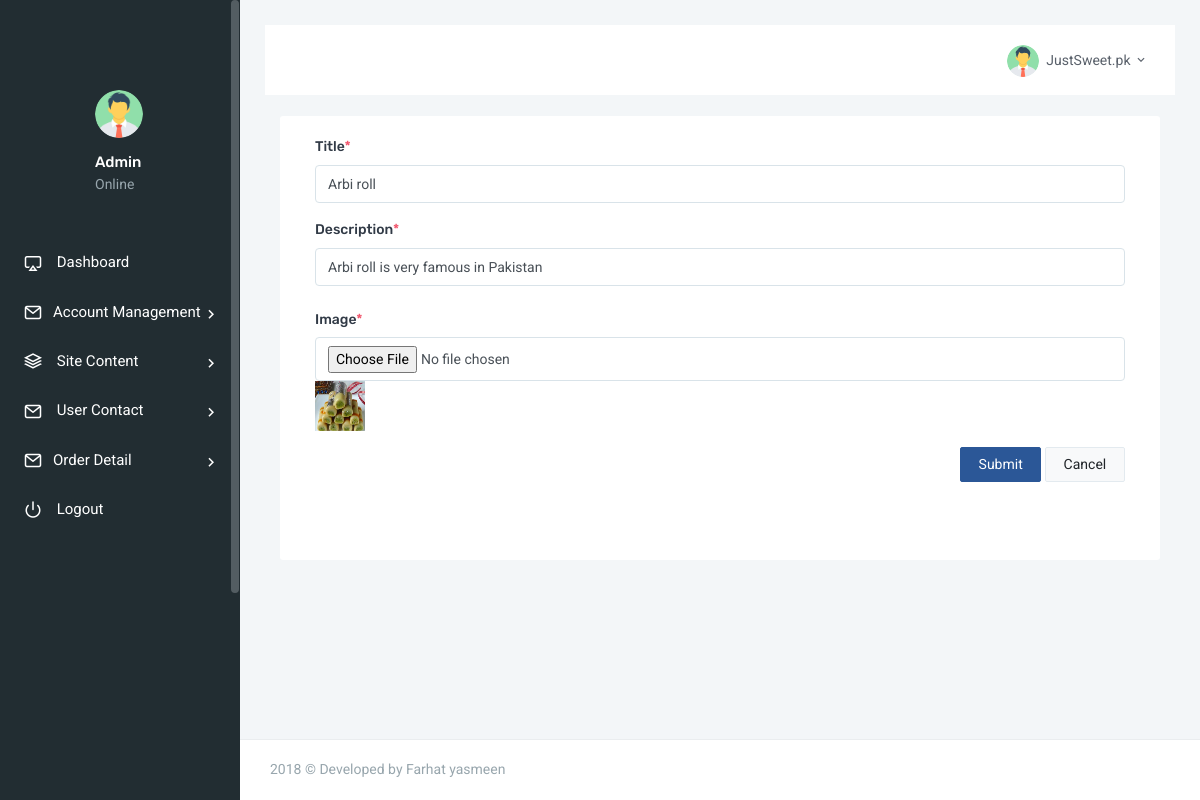
Page /admin/update_gallery.php?id=6 (signed in) on the committed database.
### tables this page shows
CREATE TABLE `gallery` (
  `id` int(10) NOT NULL,
  `title` varchar(255) NOT NULL,
  `description` varchar(255) NOT NULL,
  `image` varchar(600) NOT NULL
);

### admin/update_gallery.php (the view, shortened to what this page needs)
<?php
    include("lib/DBConn.php");
    if(isset($_GET['id'])){
            $id = $_GET['id'];
    }
?>
<!DOCTYPE html>
<html>
    <head>
        <link href="assets/css/bootstrap.min.css" rel="stylesheet" type="text/css" />
        <link href="assets/css/icons.css" rel="stylesheet" type="text/css" />
        <link href="assets/css/metismenu.min.css" rel="stylesheet" type="text/css" />
        <link href="assets/css/style.css" rel="stylesheet" type="text/css" />
    </head>
    <body>
        <div id="wrapper">
            <?php
            include("sidebar.php");
            ?>
        </div>
                <div class="content-page">
            <?php
                include("topbar.php");
            ?>
                <div class="content">
                    <div class="container-fluid">
                        <div class="row">
                            <div class="col-lg-2">
                        </div>
                            <div class="col-lg-12">
                                <div class="card-box">
                                    <div class="container">
                                        <?php
                                    $Query = "SELECT  title,description,image  FROM gallery  WHERE id = ".$id;
                                    $result = mysqli_query($conn, $Query);
                                    $row = mysqli_fetch_array($result);
                                ?>
                                        <form action="#" method="post" enctype="multipart/form-data">
                                             <div class="form-group">
                                                    <label for="userName"> Title<span class="text-danger">*</span></label>
                                                    <input type="text" name="TxtTitle" parsley-trigger="change" required
                                                    placeholder="Title" class="form-control" id="userName" value="<?php echo $row['title'];?>">
                                                </div>
                                                <div class="form-group">
                                                    <label for="userName"> Description<span class="text-danger">*</span></label>
                                                    <input type="text" name="TxtDescription" parsley-trigger="change" required
                                                    placeholder="Description " class="form-control" id="ss" value="<?php echo $row['description'];?>">
                                                </div>
                                                     <div class="form-group row">
                                                        <label class="col-2 col-form-label">Image<span class="text-danger">*</span></label>
                                                        <div class="col-12">
                                                            <input type="file" name="image" class="form-control">
                                                            <img src="<?php echo $row['image'];?>"width ="50" height = "50">
                                                        </div>
                                                    </div>
                                                <div class="form-group text-right m-b-0">
                                                    <button class="btn btn-custom waves-effect waves-light" type="submit" name="BtnUpdate" value="<?php echo($_REQUEST['id']);?>">
                                                     Submit
                                                    </button>
                                                    <button type="reset" class="btn btn-light waves-effect m-l-5">
                                                     Cancel
                                                    </button>
                                                </div>
                                         </div>
                                    <br><br>
                                </div>
                            </div>
                        </div>
               <?php include("footer.php");?>
            </div>
        </div>
    </body>
</html>

### rows in the picture
gallery: TxtTitle "Arbi roll", TxtDescription "Arbi roll is very famous in Pakistan", image (picture)

### other values in the picture
SiteTitle "JustSweet.pk"
DeveloperName "Farhat yasmeen"
